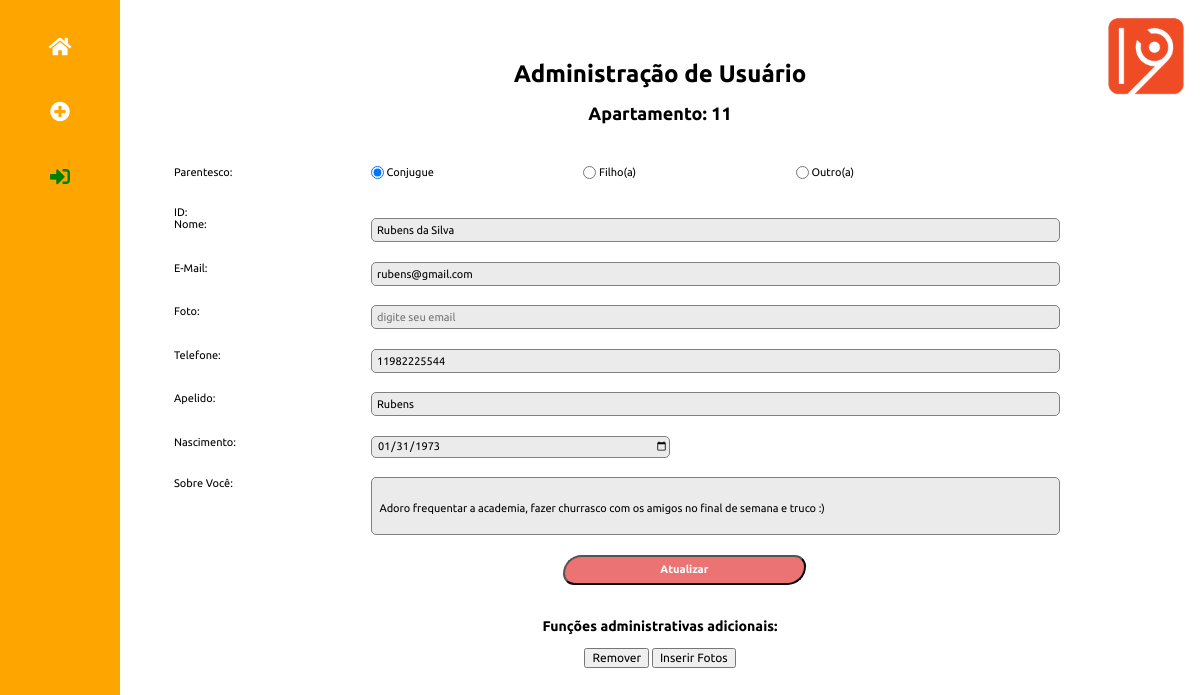
The app's page /detalha_morador?id=14 with its own data.
### tables this page shows
CREATE TABLE 'condominio_moradores' 
    ('id' INTEGER PRIMARY KEY AUTOINCREMENT, 
     'andar' INTEGER NOT NULL, 
     'apto' INTEGER NOT NULL, 
     'nome'  VARCHAR NOT NULL , 
     'apelido' VARCHAR NOT NULL, 
     'email' VARCHAR, 
     'telefone' VARCHAR, 
     'senha'  VARCHAR NOT NULL, 
     'nascimento' DATETIME, 
     'sobre_voce' VARCHAR,
     'sobre_familia' VARCHAR,    
     'tipo' VARCHAR NOT NULL,
     'status' VARCHAR default 'block',
     'foto' VARCHAR,
     'filhos' integer,
     'admin' VARCHAR default 'n'
    );

### app.py (the view, shortened to what this page needs)
@app.route('/detalha_morador', methods=['POST', 'GET'])
def detalha_morador():
    db = get_db()
    if request.method == 'GET':
        v_id = request.args.get('id')
        cur = db.execute('select id, apto, andar, tipo, nome, apelido, email, telefone, nascimento, sobre_voce from condominio_moradores where id =?', [v_id])
        r_morador = cur.fetchone()
        return render_template('condominio_user_04_modifymorador.html', r_morador=r_morador)

### app.py (called while the page is built)
def connect_db():
    sql = sqlite3.connect('/Users/fabio/flask/condominio.db')
    sql.row_factory = sqlite3.Row
    return sql

def get_db():
    if not hasattr(g, 'sqlite3'):
        g.sqlite_db = connect_db()
    return  g.sqlite_db

### templates/condominio_user_04_modifymorador.html (shortened to what this page needs)
<!doctype html>
{% from "condominio_menu.html" import condominio_menu %}
<html lang="pt-br">
<head>
    <link rel="stylesheet" href="../static/css/normalize.css">
    <link rel="stylesheet" href="https://use.fontawesome.com/releases/v5.0.13/css/all.css">
    <link rel="stylesheet" href="../static/css/estilo_gincana.css">
</head>
<body>
    <header class="topo-pagina">
        {% block condominio_menu %}
            {{ condominio_menu(user,admin) }}
        {% endblock %}
        <p class="logo"><img src="../static/images/one9.webp" /></p>
    </header>
    <main class="bloco-principal">
        {%  set casa = r_morador['andar'] ~ r_morador['apto'] %}
        <h1>Administração de Usuário</h1>
        <h2>Apartamento: {{ casa }} </h2>
        <div>
            <form action="/detalha_morador" method="POST" class="form-cadastro">
                    <div class="form-radio-parentesco">
                        <label> Parentesco: </label>
                        <input type="radio" id="form-cadastro-tipo" name="form-cadastro-tipo" class="form-cadastro-tipo" value="Conjugue" {% if r_morador['tipo'] == 'Conjugue' %} checked="checked" {% endif %} />
                        <label>Conjugue </label>
                        <input type="radio" id="form-cadastro-tipo" name="form-cadastro-tipo" class="form-cadastro-parentesco" value="Filho" {% if r_morador['tipo'] == 'Filho' %} checked="checked" {% endif %} />
                        <label>Filho(a) </label>
                        <input type="radio" id="form-cadastro-tipo" name="form-cadastro-tipo" class="form-cadastro-parentesco" value="Outro" {% if r_morador['tipo'] == 'Outro' %}checked="checked" {% endif %} />
                        <label>Outro(a) </label> <br>
                    </div>
                    <label> ID: </label>
                    <input type="hidden" id="form-cadastro-id" name="form-cadastro-id" class="form-cadastro-nome" value = "{{ r_morador['id'] }}" /> <br>
                    <label> Nome: </label>
                    <input type="text" id="form-cadastro-nome" name="form-cadastro-nome" class="form-cadastro-nome" value = "{{ r_morador['nome'] }}" /> <br>
                    <label> E-Mail: </label>
                    <input type="email" id="form-cadastro-email" name="form-cadastro-email" class="form-cadastro-email" value = "{{ r_morador['email'] }}"/> <br>
                    <label> Foto: </label>
                    <input type="email" id="form-cadastro-email" name="form-cadastro-email" class="form-cadastro-email" placeholder="digite seu email"/> <br>
                    <label> Telefone: </label>
                    <input type="text" id="form-cadastro-telefone" name="form-cadastro-telefone" class="form-cadastro-nome" value = "{{ r_morador['telefone'] }}" /> <br>
                    <label> Apelido: </label>
                    <input type="text" id="form-cadastro-apelido" name="form-cadastro-apelido" class="form-cadastro-apelido" value = "{{ r_morador['apelido'] }}"/> <br>
                    <label> Nascimento: </label>
                    <input type="date" id="form-cadastro-nascimento" name="form-cadastro-nascimento" class="form-cadastro-nascimento" value = "{{ r_morador['nascimento'] }}"/> <br>
                    <label> Sobre Você: </label>
                    <input type="text" id="form-cadastro-voce" name="form-cadastro-voce" class="form-cadastro-voce" value = "{{ r_morador['sobre_voce'] }}"> <br>
                    <button type="submit" class="form-cadastro-butao"> Atualizar </button>
            </form>
                    <h3> Funções administrativas adicionais: </h3>
                    <button type="submit" class="form-remover-butao"> Remover </button>
                    <button type="submit" class="form-modify-butao"> Inserir Fotos </button>
        </div>
    </main>
</body>
</html>

### static/css/estilo_gincana.css (style rules this page uses)
.topo-pagina { position: fixed; top: 0; left: 0; background-color: orange; margin: 0; height: 100%; width: 10%; box-sizing: border-box; padding-top: 3%; font-size: 20px; }
.logo img { position: fixed; right: 1%; top: 2%; width: 7%; }
.bloco-principal { width: 90%; margin: 5% 5% 5% 10%; text-align: center; font-family: 'Ubuntu', sans-serif; font-size: 12px; }
@media screen and (min-width: 400px) { .bloco-principal { width: 90%; margin: 5% 5% 5% 10%; text-align: center; font-family: 'Ubuntu', sans-serif; font-size: 12px; } }
.bloco-principal h1 { margin-bottom: 1%; }
.bloco-principal h2 { margin-bottom: 4%; }
.form-cadastro { width: 90%; margin: auto; text-align: left; display: block; box-sizing: border-box; font-size: 11px; }
.form-cadastro label { display: inline-block; width: 20%; vertical-align: top; }
.form-cadastro-nome, .form-cadastro-apelido, .form-cadastro-email, .form-cadastro-conjugue, .form-cadastro-voce, .form-cadastro-familia { width: 70%; height: 20px; margin-bottom: 2%; background-color: rgb(235, 235, 235); border: .5px solid gray; border-radius: 5px; text-align: left; padding-left: 5px; }
.form-cadastro-nascimento { width: 30%; height: 20px; margin-bottom: 2%; background-color: rgb(235, 235, 235); border: .5px solid gray; border-radius: 5px; text-align: left; padding-left: 5px; }
.form-radio-parentesco { margin-bottom: 2%; height: 20px; }
.form-cadastro-voce, .form-cadastro-familia { height: 50px; border: .5px solid gray; border-radius: 5px; text-align: left; padding-left: 5px; padding-top: 5px; }
.form-cadastro-butao { margin-left: 40%; margin-bottom: 2%; display: inline-block; background-color: rgba(230, 69, 69, 0.75); color: white; font-weight: bold; width: 25%; height: 30px; border-radius: 50px 30px; }
.form-cadastro-tipo { margin-bottom: 2%; }

### records on screen
condominio_moradores: tipo "☑", form-cadastro-nome "Rubens da Silva", form-cadastro-email "rubens@gmail.com", form-cadastro-telefone "11982225544", form-cadastro-apelido "Rubens", form-cadastro-nascimento "01/31/1973", form-cadastro-voce "Adoro frequentar a academia, fazer churrasco com os amigos no final de semana e truco :)"

### other values on screen
{{ casa }} "11"
